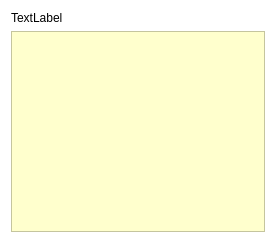
<?xml version="1.0" encoding="UTF-8"?>
<ui version="4.0">
 <class>Dialog</class>
 <widget class="QDialog" name="Dialog">
  <property name="geometry">
   <rect>
    <x>0</x>
    <y>0</y>
    <width>276</width>
    <height>243</height>
   </rect>
  </property>
  <property name="windowTitle">
   <string>Dialog</string>
  </property>
  <property name="styleSheet">
   <string notr="true">background-color: rgb(255, 255, 255)</string>
  </property>
  <layout class="QHBoxLayout" name="horizontalLayout">
   <item>
    <layout class="QVBoxLayout" name="verticalLayout">
     <item>
      <widget class="QLabel" name="label">
       <property name="styleSheet">
        <string notr="true">font: 14pt &quot;Microsoft YaHei&quot;;</string>
       </property>
       <property name="text">
        <string>TextLabel</string>
       </property>
      </widget>
     </item>
     <item>
      <widget class="QTableWidget" name="tableWidget">
       <property name="styleSheet">
        <string notr="true">font: 16pt &quot;Microsoft YaHei&quot;;
background-color: rgb(255, 255, 205);</string>
       </property>
      </widget>
     </item>
    </layout>
   </item>
  </layout>
 </widget>
 <resources/>
 <connections/>
</ui>
